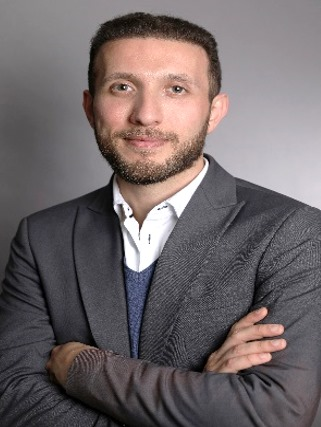
#> input picture ComputerVision/opencv/bild.jpg, 321 x 427 px
$ jupyter execute 'opencv - Form einzeichnen (Rechteck).ipynb'   (shell and % lines are left out)
#> lines starting #> are read from the running program, lines starting #| are printed output that depends on the picture
[cell 1]

import matplotlib.pyplot as plt
import numpy as np
import cv2

### Rechteck einzeichnen:

[cell 2]
img = cv2.imread("bild.jpg")
#> img is the input picture: shape (427, 321, 3); mean B, G, R 104.4, 103, 112.1

cv2.rectangle(img, (70, 10), (230, 200), (0, 0, 255), 5)

i = cv2.cvtColor(img, cv2.COLOR_BGR2RGB)
plt.imshow(i)
plt.show()

### Kreis einzeichnen:

[cell 3]
img = cv2.imread("bild.jpg")

cv2.circle(img, (150, 100), 90, (0, 255, 0), 5) #(150, 100)->Mittelpunkt; 90->Radius

i = cv2.cvtColor(img, cv2.COLOR_BGR2RGB)
plt.imshow(i)
plt.show()

### Linie einzeichnen:

[cell 4]
img = cv2.imread("bild.jpg")

cv2.line(img, (100, 100), (200, 100), (255, 0, 0), 5) #(150, 100)->Mittelpunkt; 90->Radius

i = cv2.cvtColor(img, cv2.COLOR_BGR2RGB)
plt.imshow(i)
plt.show()

### Ellipse einzeichnen:

[cell 5]
img = cv2.imread("bild.jpg")

cv2.ellipse(img, (150, 100), (100, 50), 0, 0, 180, (0, 255, 0), 5)#(150, 100)->Mittelpunkt; (100, 50)->Längen der Haupt- und Nebenachse
# 0 ist der Rotationswinkel der Ellipse; 0 und 180 sind die Start- und Endwinkel des Bogens
i = cv2.cvtColor(img, cv2.COLOR_BGR2RGB)
plt.imshow(i)
plt.show()

[cell 6]
img = cv2.imread("bild.jpg")

cv2.ellipse(img, (150, 100), (100, 50), 90, 0, 180, (0, 255, 0), 5)
cv2.ellipse(img, (150, 100), (100, 50), 270, 0, 180, (0, 255, 0), 5)
i = cv2.cvtColor(img, cv2.COLOR_BGR2RGB)
plt.imshow(i)
plt.show()

[cell 7]
img = cv2.imread("bild.jpg")

cv2.ellipse(img, (150, 100), (100, 50), 0, 0, 180, (0, 255, 0), 5)
cv2.ellipse(img, (150, 100), (100, 50), 180, 0, 180, (0, 255, 0), 5)
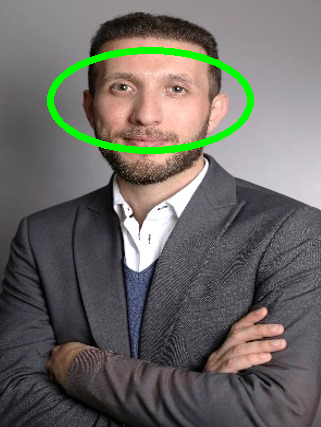
#> img: shape (427, 321, 3); mean B, G, R 101.2, 105.9, 108.2
i = cv2.cvtColor(img, cv2.COLOR_BGR2RGB)
plt.imshow(i)
plt.show()
